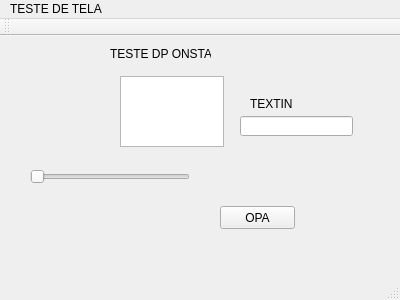
<?xml version="1.0" encoding="UTF-8"?>
<ui version="4.0">
 <class>MainWindow</class>
 <widget class="QMainWindow" name="MainWindow">
  <property name="geometry">
   <rect>
    <x>0</x>
    <y>0</y>
    <width>400</width>
    <height>300</height>
   </rect>
  </property>
  <property name="windowTitle">
   <string>MainWindow</string>
  </property>
  <widget class="QWidget" name="centralWidget">
   <widget class="QPushButton" name="pushButton">
    <property name="geometry">
     <rect>
      <x>220</x>
      <y>170</y>
      <width>75</width>
      <height>23</height>
     </rect>
    </property>
    <property name="text">
     <string>OPA</string>
    </property>
   </widget>
   <widget class="QTextEdit" name="textEdit">
    <property name="geometry">
     <rect>
      <x>120</x>
      <y>40</y>
      <width>104</width>
      <height>71</height>
     </rect>
    </property>
   </widget>
   <widget class="QLineEdit" name="lineEdit">
    <property name="geometry">
     <rect>
      <x>240</x>
      <y>80</y>
      <width>113</width>
      <height>20</height>
     </rect>
    </property>
   </widget>
   <widget class="QLabel" name="label">
    <property name="geometry">
     <rect>
      <x>110</x>
      <y>10</y>
      <width>101</width>
      <height>16</height>
     </rect>
    </property>
    <property name="text">
     <string>TESTE DP ONSTA</string>
    </property>
   </widget>
   <widget class="QLabel" name="label_2">
    <property name="geometry">
     <rect>
      <x>250</x>
      <y>60</y>
      <width>101</width>
      <height>16</height>
     </rect>
    </property>
    <property name="text">
     <string>TEXTIN</string>
    </property>
   </widget>
   <widget class="QSlider" name="horizontalSlider">
    <property name="geometry">
     <rect>
      <x>30</x>
      <y>130</y>
      <width>160</width>
      <height>22</height>
     </rect>
    </property>
    <property name="orientation">
     <enum>Qt::Horizontal</enum>
    </property>
   </widget>
  </widget>
  <widget class="QMenuBar" name="menuBar">
   <property name="geometry">
    <rect>
     <x>0</x>
     <y>0</y>
     <width>400</width>
     <height>21</height>
    </rect>
   </property>
   <widget class="QMenu" name="menuTESTE_DE_TELA">
    <property name="title">
     <string>TESTE DE TELA</string>
    </property>
    <addaction name="actionUM"/>
    <addaction name="actionDOIs"/>
   </widget>
   <addaction name="menuTESTE_DE_TELA"/>
  </widget>
  <widget class="QToolBar" name="mainToolBar">
   <attribute name="toolBarArea">
    <enum>TopToolBarArea</enum>
   </attribute>
   <attribute name="toolBarBreak">
    <bool>false</bool>
   </attribute>
  </widget>
  <widget class="QStatusBar" name="statusBar"/>
  <action name="actionUM">
   <property name="text">
    <string>UM</string>
   </property>
  </action>
  <action name="actionDOIs">
   <property name="text">
    <string>DOIs</string>
   </property>
  </action>
 </widget>
 <layoutdefault spacing="6" margin="11"/>
 <resources/>
 <connections/>
</ui>
